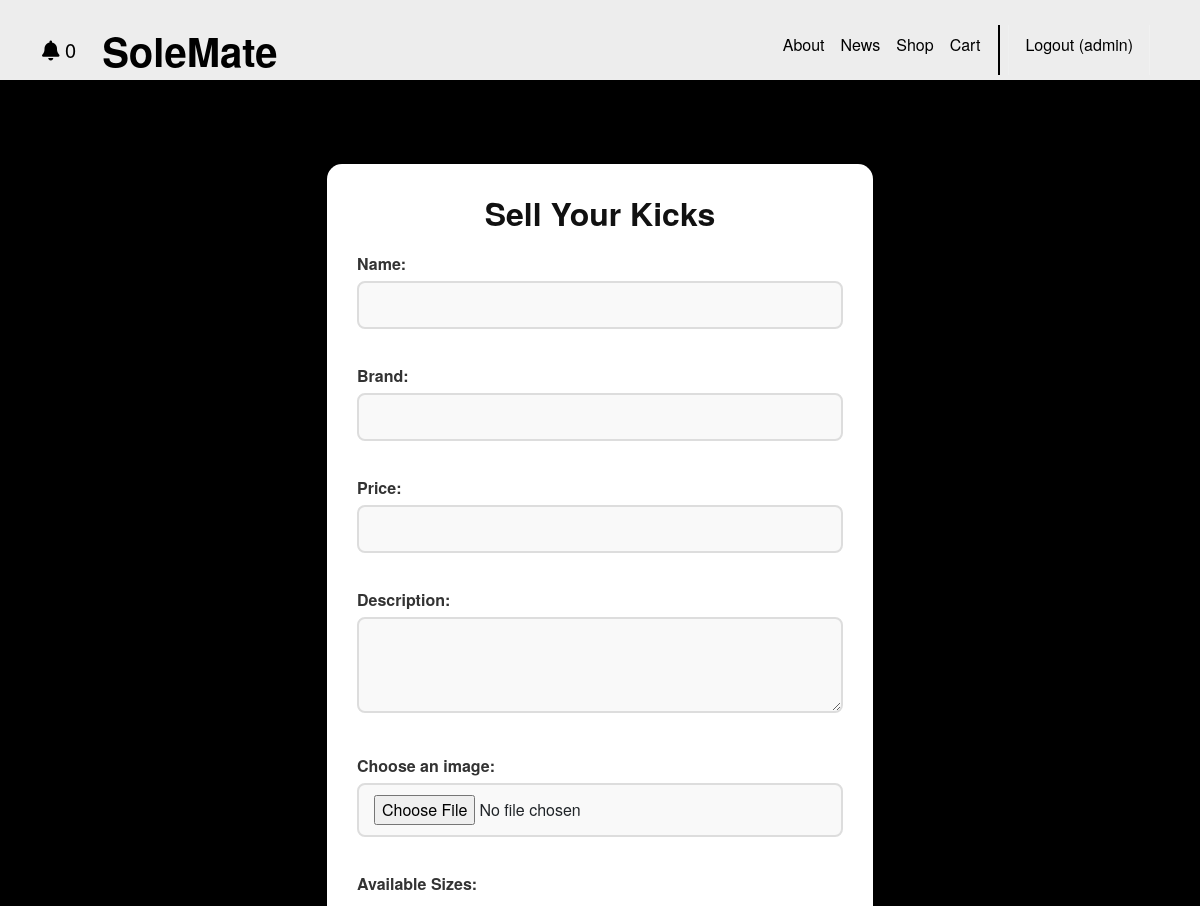
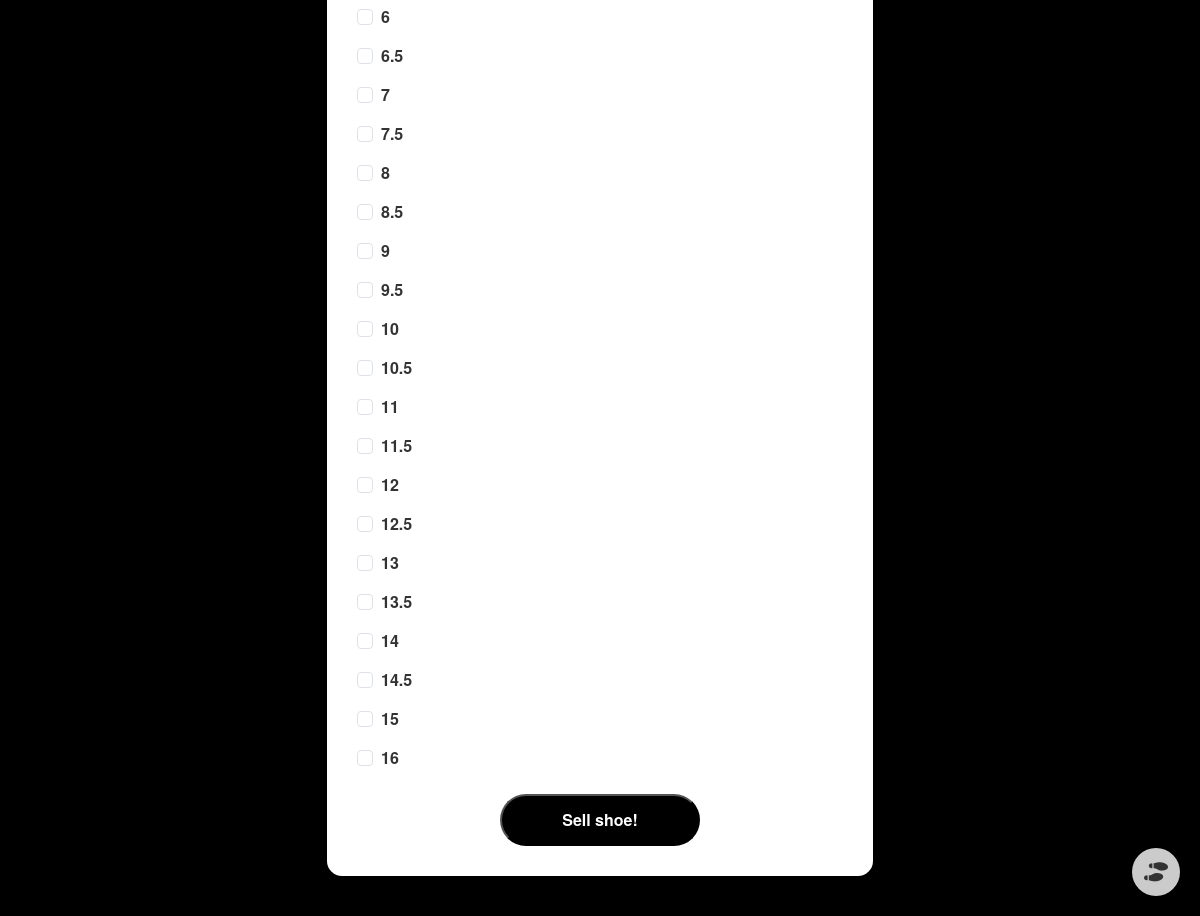
Page /shop/sell (signed in) on the committed database (2 pictures, top to bottom).
### shop/models.py (models this page shows)
class Size(models.Model):
    size_code = models.CharField(max_length=10, primary_key=True)  # e.g. SZ09
    def __str__(self):
        return self.size_code

### shop/views.py (the view)
# urls.py: path('sell', views.sell, name='shop.sell'),
def sell(request):
    template_data = {}
    template_data['title'] = 'Shoes'
    template_data['sizes'] = Size.objects.all()
    return render(request, 'shop/sell.html',{'template_data': template_data})

### cart/context_processors.py (called while the page is built)
def cart_item_count(request):
    if request.user.is_authenticated:
        count = sum(item.quantity for item in CartItem.objects.filter(user=request.user))
    else:
        cart = request.session.get('cart', {})
        count = sum(cart.values())
    return {
        'cart_item_count': count
    }

### shop/context_processors.py (called while the page is built)
def subscribed(request):
    if request.user.is_authenticated:
        count = 0
        time = datetime.today() - timedelta(days=3)
        subscribed_shoes = request.user.subscribed_shoes.filter(last_edit__gte=time)
        for shoe in subscribed_shoes:
            count += 1
    else:
        count = 0
    return {'subscribed': count}

### shop/templates/shop/sell.html (shortened to what this page needs)
{% extends 'base.html' %}
{% block content %}
{% load static %}
<div class="sell-shoe-page">
  <div class="container mt-4">
    <div class="row justify-content-center">
      <div class="col-md-8 col-lg-6">
        <div class="sell-shoe-card">
          <h2>Sell Your Kicks</h2>
          <form method="POST" action="{% url 'shop.create_shoe' %}" enctype="multipart/form-data">
            <label for="shoe_name">Name:</label>
            <input type="text" id="shoe_name" name="shoe_name" required>
            <label for="shoe_brand">Brand:</label>
            <input type="text" id="shoe_brand" name="shoe_brand" required>
            <label for="shoe_price">Price:</label>
            <input type="text" id="shoe_price" name="shoe_price" required>
            <label for="shoe_description">Description:</label>
            <textarea name="shoe_description" id="shoe_description" rows="3" required></textarea>
            <label for="imageUpload">Choose an image:</label>
            <input type="file" id="imageUpload" name="imageUpload" accept="image/*">
            <label>Available Sizes:</label>
            {% for size in template_data.sizes %}
            <div class="form-check">
              <input type="checkbox" class="form-check-input" id="{{size}}" name="sizes" value="{{size}}">
              <label class="form-check-label" for="{{size}}">{{size}}</label>
            </div>
            {% endfor %}
            <div class="text-center mt-4">
              <button type="submit">Sell shoe!</button>
            </div>
          </form>
        </div>
      </div>
    </div>
  </div>
</div>
{% endblock content %}

### SoleMate/templates/base.html (shortened to what this page needs)
<!DOCTYPE html>
<html>
  {% load static %}
  <div class="flex-wrapper">
  <head>
    <link
      href="https://cdn.jsdelivr.net/npm/bootstrap@5.3.3/dist/css/bootstrap.min.css"
      rel="stylesheet"
    >
    <link
      rel="stylesheet"
      href="https://cdnjs.cloudflare.com/ajax/libs/font-awesome/6.1.1/css/all.min.css"
    >
    <link rel="stylesheet" href="//netdna.bootstrapcdn.com/font-awesome/4.2.0/css/font-awesome.min.css">
    <link
      rel="stylesheet"
      type="text/css"
      href="{% static 'css/style.css' %}"
    >
  </head>
  <body
    class="body"
    style="min-height: 50vh !important;
           max-height:60vh !important;
           display: block !important;
           height: 100% !important;
           overflow-y: hidden"
  >
    <nav
      class="p-3 navbar navbar-dark bg-dark navbar-expand-lg"
      style="max-height:80px !important;"
    >
      <div class="container">
        {% if user.is_authenticated %}
        <a class="navbar-brand" href="{% url 'news' %}"
           style="{% if subscribed > 0 %}color: red{% else %}color: black{% endif %}">
          <div id="notification-bell">
            <i class="fas fa-bell"></i>
            <span id="notification-count">{{ subscribed }}</span>
          </div>
        </a>
        {% endif %}
        <a class="navbar-brand" href="{% url 'home.index' %}">
          <div class="banner"><strong> SoleMate</strong></div>
        </a>
        <div
          class="collapse navbar-collapse"
          id="navbarNavAltMarkup"
        >
          <div class="navbar-nav ms-auto navbar-ml">
            <a class="nav-link" href="{% url 'home.about' %}">About</a>
            <a class="nav-link bg-dark" href="{% url 'news' %}">News</a>
            <a class="nav-link bg-dark" href="{% url 'shop.index' %}">Shop</a>
            <a class="nav-link bg-dark" href="{% url 'cart:view_cart' %}">
              Cart{% if cart_item_count > 0 %} ({{ cart_item_count }}){% endif %}
            </a>
            <div style="background-color: black; height: 50px; width:2px; margin-left:10px"></div>
            {% if user.is_authenticated %}
              <a class="nav-link bg-dark" href="{% url 'accounts.logout' %}">
                Logout ({{ user.username }})
              </a>
            {% else %}
              <a class="nav-link bg-dark" href="{% url 'accounts.login' %}">Login</a>
              <a class="nav-link bg-dark" href="{% url 'accounts.signup' %}">Sign Up</a>
            {% endif %}
          </div>
        </div>
      </div>
    </nav>
    <div style="max-height: 50vh !important;">
      {% block content %}{% endblock content %}
      <footer>
        {% if user.is_authenticated %}
        <div id="ai-toggle" onclick="toggleAI()" title="AI Assistant">
          <i class="fas fa-shoe-prints"></i>
        </div>
        {% endif %}
      </footer>
    </div>
  </body>
</div>
</html>

### SoleMate/static/css/style.css (style rules this page uses)
.navbar a.nav-link { color: black !important; font-weight: 500; transition: all 0.3s ease-in-out; }
.bg-dark { background-color: #EDEDED !important; }
.flex-wrapper { min-height: 50vh !important; flex-direction: column; justify-content: flex-start; }
.body { min-height: 66vh; max-height:66vh !important; display: flex; flex-direction: column; overflow: visible !important; }
.banner { font-size: 40px; color: black; padding-left: 10px !important; }
.sell-shoe-page { background-color: #000000; min-height: 100vh; padding-top: 40px; padding-bottom: 40px; }
.sell-shoe-card { background-color: #ffffff; border-radius: 15px; padding: 30px; box-shadow: 0 8px 20px rgba(0, 0, 0, 0.3); }
.sell-shoe-card h2 { font-weight: 700; font-size: 32px; text-align: center; margin-bottom: 20px; color: #111; }
.sell-shoe-card label { font-weight: 600; margin-top: 15px; margin-bottom: 5px; display: block; color: #333; }
.sell-shoe-card input[type="text"], .sell-shoe-card textarea, .sell-shoe-card input[type="file"] { width: 100%; padding: 10px 15px; margin-bottom: 20px; border: 2px solid #ddd; border-radius: 8px; font-size: 16px; background-color: #f9f9f9; transition: all 0.3s ease; }
.sell-shoe-card .form-check { margin-bottom: 15px; }
.sell-shoe-card input[type="checkbox"] { margin-right: 8px; }
.sell-shoe-card button[type="submit"] { background-color: #000000; color: #ffffff; border-radius: 999px; padding: 12px 32px; font-weight: bold; font-size: 16px; transition: all 0.3s ease; width: 200px; }
.container { padding-top: 20px; }
body { background-color: #f9f9f9; font-family: 'Helvetica Neue', sans-serif; }
input[type="radio"], input[type="checkbox"] { margin-right: 0.4rem; accent-color: black; }

### SoleMate/templates/base.html (style rules this page uses)
#ai-toggle { position: fixed; bottom: 20px; right: 20px; width: 3rem; height: 3rem; background: #CBCBCB; border-radius: 50%; display: flex; align-items: center; justify-content: center; cursor: pointer; z-index: 1101; }
#ai-toggle i { font-size: 1.2rem; color: #333; }

### rows in the picture
Size: size_code "6"
Size: size_code "6.5"
Size: size_code "7"
Size: size_code "7.5"
Size: size_code "8"
Size: size_code "8.5"
Size: size_code "9"
Size: size_code "9.5"
Size: size_code "10"
Size: size_code "10.5"
Size: size_code "11"
Size: size_code "11.5"
Size: size_code "12"
Size: size_code "12.5"
Size: size_code "13"
Size: size_code "13.5"
Size: size_code "14"
Size: size_code "14.5"
Size: size_code "15"
Size: size_code "16"

### other values in the picture
{{ subscribed }} "0"
{{ user.username }} "admin"
